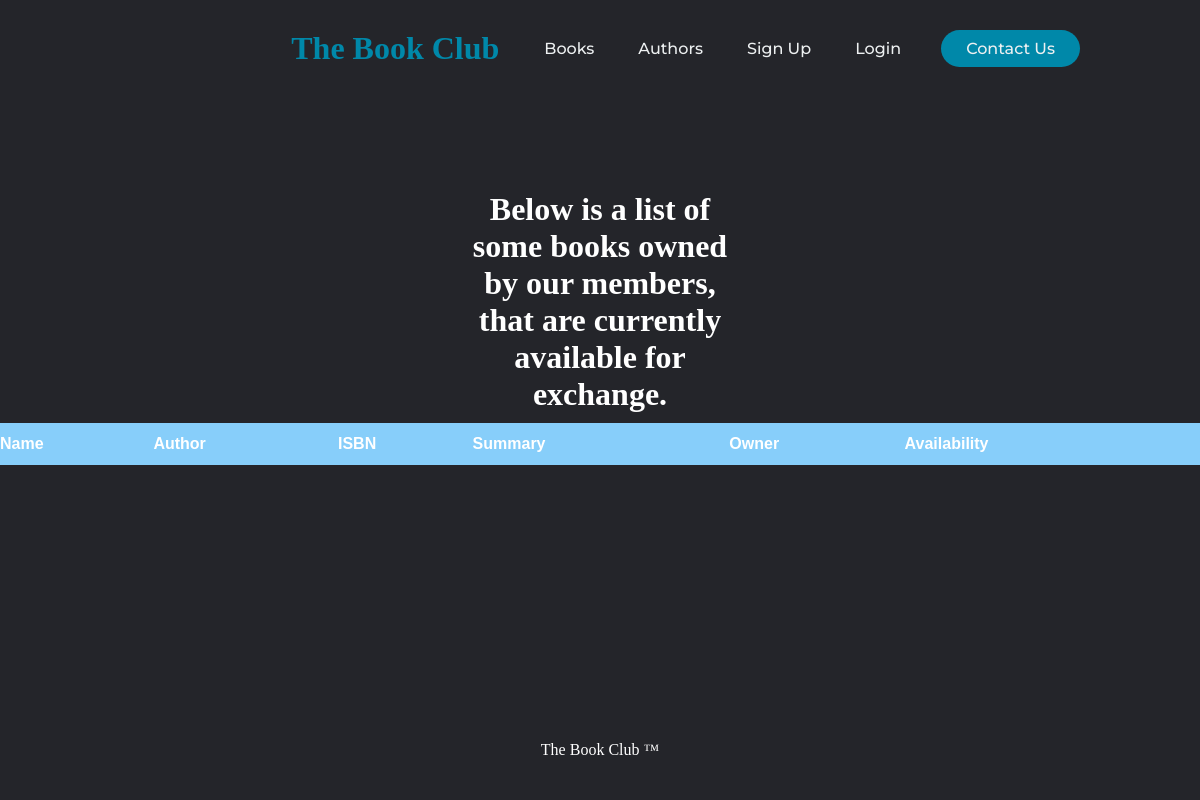
/books/, run on an earlier commit of the app's database.
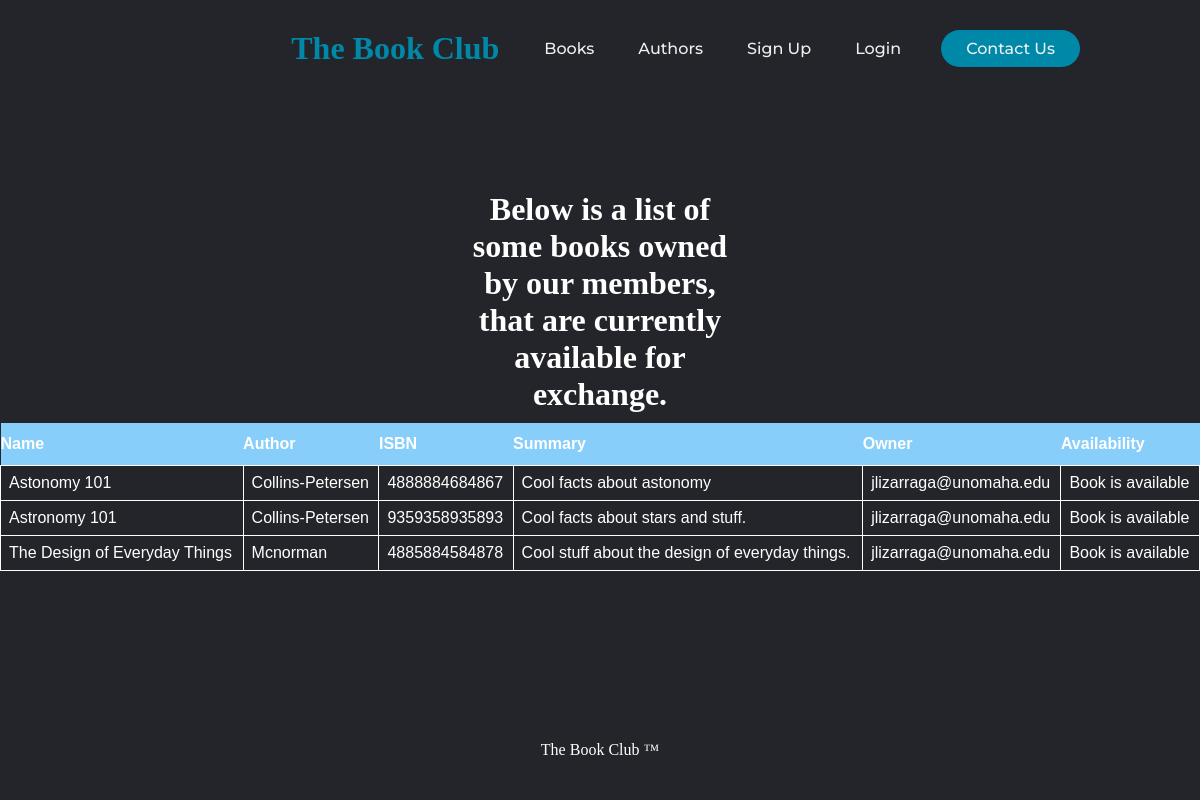
And on a later commit of the database.
### library/models.py (models this page shows, shortened)
class Book (models.Model):
    owner = models.ForeignKey ("accounts.User",
                                 related_name='owner',
                                 on_delete=models.CASCADE,
                                 default=None)
    genre = models.ForeignKey (Genre,
                               related_name='books',
                               on_delete=models.CASCADE)
    author = models.ForeignKey (Author,
                                related_name='books',
                                on_delete=models.CASCADE)
    title = models.CharField (max_length=50, db_index=True,)
    summary = models.TextField (blank=True)
    price = models.DecimalField (max_digits=10, decimal_places=2)
    available = models.BooleanField (default=True)
    slug = models.SlugField (max_length=200, db_index=True)
    isbn = models.CharField(max_length=13, validators=[MinLengthValidator(13)])
    favorite = models.BooleanField(default=False)
    class Meta:
        ordering = ('title',)

class Author (models.Model):
    first_name = models.CharField (max_length=50, db_index=True)
    last_name = models.CharField (max_length=50, db_index=True)
    slug = models.SlugField (max_length=200, db_index=True)
    favorite = models.BooleanField(default=False)
    class Meta:
        ordering = ('last_name',)
        index_together = (('id', 'slug'),)
    def __str__(self):
        return self.last_name

### accounts/models.py (models this page shows, shortened)
class User (AbstractBaseUser, PermissionsMixin):
    username = None
    email = models.EmailField (_ ('email'), unique=True)
    first_name = models.CharField (max_length=20)
    last_name = models.CharField (max_length=20)
    street_num = models.CharField (max_length=20)
    state = models.CharField (max_length=2)
    zipcode = models.CharField(max_length=5, validators=[MinLengthValidator(5)])
    city = models.CharField (max_length=20)
    is_staff = models.BooleanField (default=False)
    is_active = models.BooleanField (default=True)
    date_joined = models.DateTimeField (default=timezone.now)
    favoriteGenres = models.ManyToManyField(Genre, symmetrical=False, blank=True)
    favoriteAuthors = models.ManyToManyField(Author, blank=True)
    objects = CustomUserManager()
    USERNAME_FIELD = 'email'
    REQUIRED_FIELDS = []
    def __str__(self):
        return self.email

### library/views.py (the view)
# urls.py: path('books/', views.book_list, name='book_list'),
def book_list(request, genre_slug=None):
    genre = None
    genres = Genre.objects.all ( )
    books = Book.objects.all()
    if genre_slug:
        genre = get_object_or_404 (Genre, slug=genre_slug)
        books = books.filter (genre=genre)
    return render (request,
                   'library/books/list.html',
                   {
                       'genres': genres,
                       'genre': genre,
                       'books': books
                   })

### library/templates/library/books/list.html (shortened to what this page needs)
{% extends "home.html" %}
{% load static %}
{% block content %}
    <div class="Banner">
    <h1>Below is a list of some books owned by our members, that are currently available for exchange.</h1>
    </div>
    <table class="listings">
    <th>Name</th>
    <th>Author</th>
    <th>ISBN</th>
    <th>Summary</th>
    <th>Owner</th>
    <th>Availability</th>
    {% for b in books %}
        <tr class="bg-info">
        <td>{{ b.title }}</td>
        <td>{{ b.author }}</td>
        <td>{{ b.isbn }}</td>
        <td>{{ b.summary }}</td>
        <td>{{ b.owner }}</td>
        <td>{% if b.available is True %}
            <p>Book is available</p>
            {% else %}
            <p>N/A</p>
            {% endif %}
        </td>
        </tr>
    {% endfor %}
    </table>
{% endblock %}

### library/templates/home.html (shortened to what this page needs)
<!DOCTYPE html>
{% load static %}
<html lang="en">
    <head>
        <link rel="stylesheet" href="{% static 'css/styles.css' %}">
    </head>
    <body>
    {% block navigation %}
        <header>
        <a href="{% url 'library:home' %}"><h1 class="logo">The Book Club</h1></a>
            <nav>
                <ul class="nav__links>">
                    <li><a href="{% url 'library:book_list' %}">Books</a></li>
                    <li><a href="{% url 'library:author_list' %}">Authors</a></li>
                    <li><a href="{% url 'accounts:register' %}">Sign Up</a></li>
                    <li><a href="{% url 'accounts:user_login' %}">Login</a></li>
                </ul>
            </nav>
            <a class="cta" href="#"><button>Contact Us</button></a>
        </header>
    {% endblock %}
    {% block content %}{% endblock %}
   </body>
{% block footer %}
    <div class="footer">
        <footer>The Book Club &trade;
        </footer>
    </div>
{% endblock %}
</html>

### library/static/css/styles.css (style rules this page uses)
body { color: white; }
.listings { color: white; font-family: Arial, Helvetica, sans-serif; border-collapse: collapse; margin: auto; width: 100%; }
.listings td, #bookListing th { border: 1px solid white; padding: 8px; }
.listings tr:nth-child(even) { background-color: #f2f2f2; }
.listings th { padding-top: 12px; padding-bottom: 12px; text-align: left; background-color: lightskyblue; color: white; }
.Banner { color: white; margin: 7% auto auto; width: 25%; padding: 10px; text-align: center; }
* { box-sizing: border-box; margin: 0; padding: 0; background-color: #24252a; }
li, a, button { font-family: "Montserrat", sans-serif; font-weight: 500; font-size: 16px; color: #edf0f1; text-decoration: none; }
header { display: flex; justify-content: flex-end; align-items: center; padding: 30px 10%; }
.logo { font-family: AppleSystemUIFont, serif; cursor: pointer; margin-right: 25px; color: rgba(0, 136, 169, 1); }
li { display: inline-block; padding: 0 20px; }
button { margin-left: 20px; padding: 9px 25px; background-color: rgba(0, 136, 169, 1); border: none; border-radius: 50px; cursor: pointer; transition: all 0.3s ease 0s; }
.footer { position: absolute; color: #fff; bottom: 0; width: 100%; height: 100px; line-height: 100px; text-align: center; background-color: #000; }

What changed in the data, as far as the page shows it:
added Book: title "Astonomy 101", author "Collins-Petersen", isbn "4888884684867", summary "Cool facts about astonomy", owner "jlizarraga@unomaha.edu", available "Book is available"
added Book: title "Astronomy 101", author "Collins-Petersen", isbn "9359358935893", summary "Cool facts about stars and stuff.", owner "jlizarraga@unomaha.edu", available "Book is available"
added Book: title "The Design of Everyday Things", author "Mcnorman", isbn "4885884584878", summary "Cool stuff about the design of everyday things.", owner "jlizarraga@unomaha.edu", available "Book is available"
